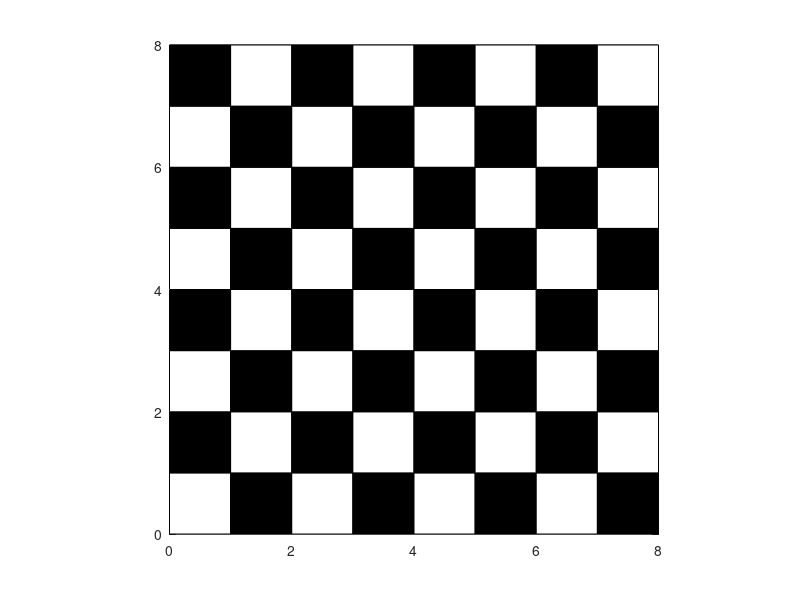

Write MATLAB code to recreate this figure.

x=[1 0];
Y=[];
m=8;
for i=1:(8*8)
    Y=[Y x];
end
k=1;
z=[];
for i=1:m
    for j=1:m
        z(i,j)=Y(k);
        k=k+1;
    end
end
for i=1:m
    for j=1:m
        if(rem(i,2)==0)
            if(z(i,j)==1)
                z(i,j)=0;
            else
                z(i,j)=1;
            end
        end
    end
end
temp=1;
remp=1;
x=0:8;
y=0:8;
for i=1:length(x)-1
    for j=1:length(y)-1
        if(z(temp,remp)==0)
        fill([x(i) x(i+1) x(i+1) x(i)],[y(j) y(j) y(j+1) y(j+1)],'k');
        else
            fill([x(i) x(i+1) x(i+1) x(i)],[y(j) y(j) y(j+1) y(j+1)],'w');
        end
        remp=remp+1;
        hold on;
        axis square;
        pause(0.5);
    end
    temp=temp+1;
    remp=1;
    hold on;
    axis square;
    pause(0.2);
end